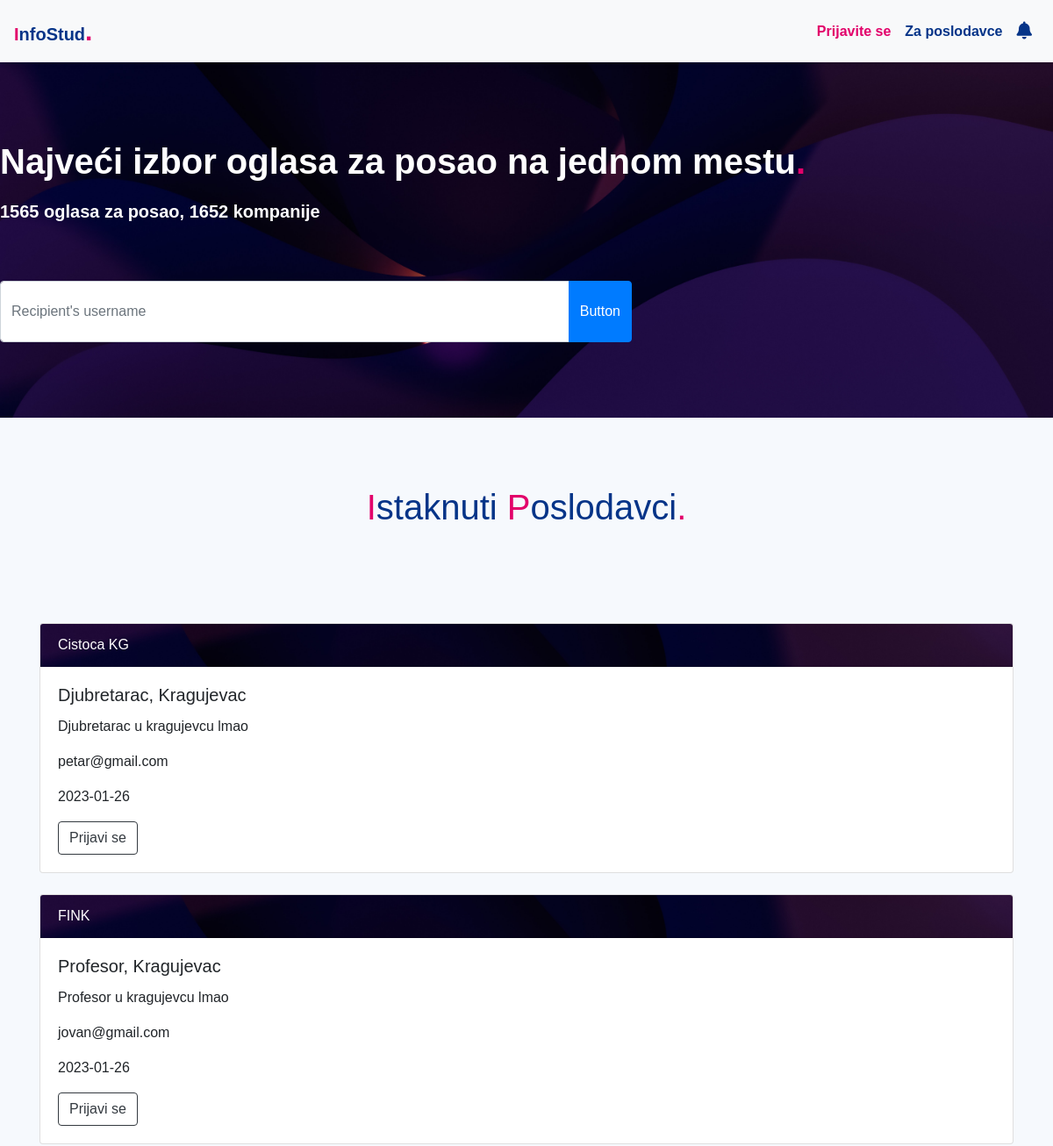
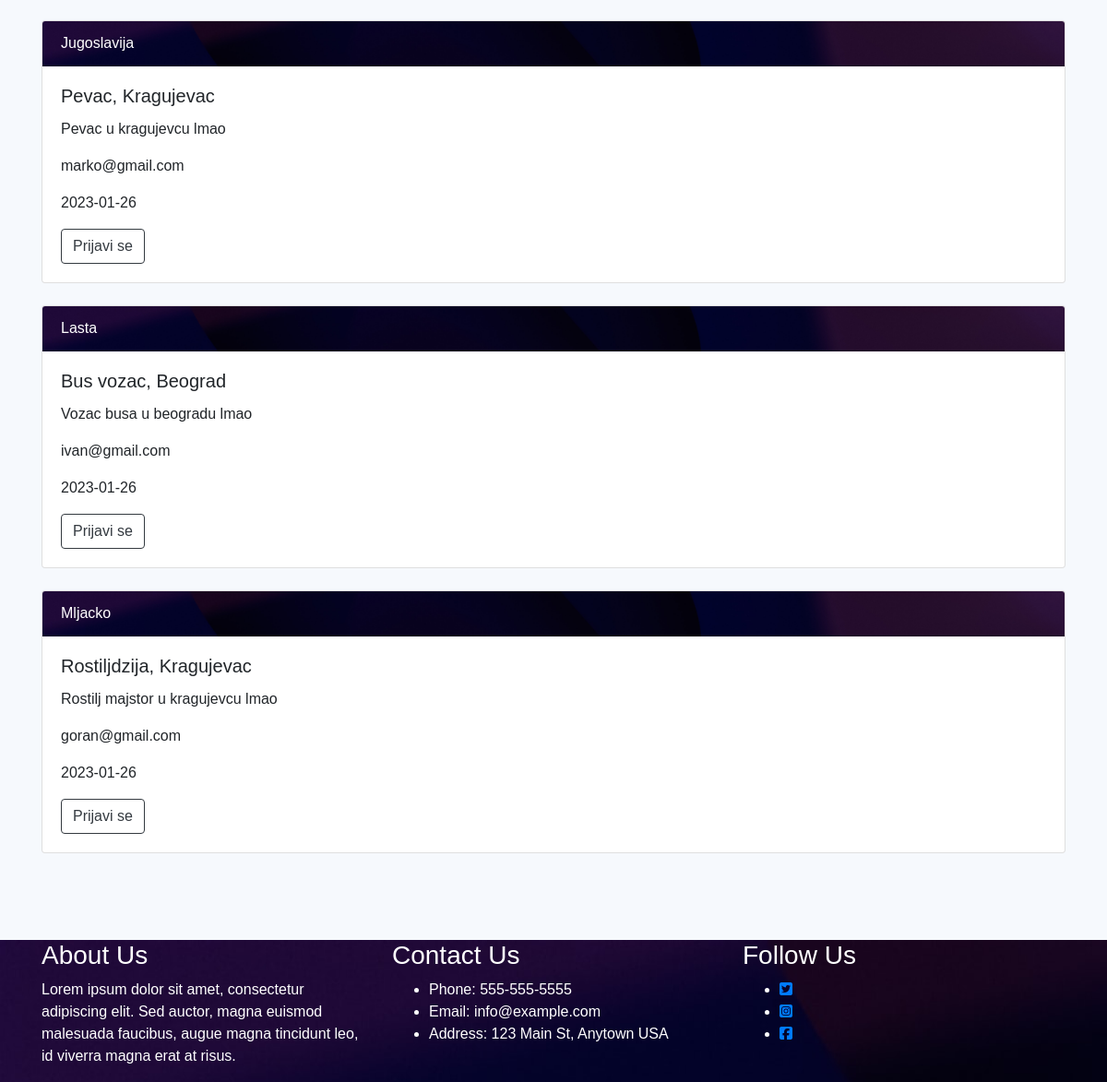
Before: / with the older database file (2 pictures, top to bottom).
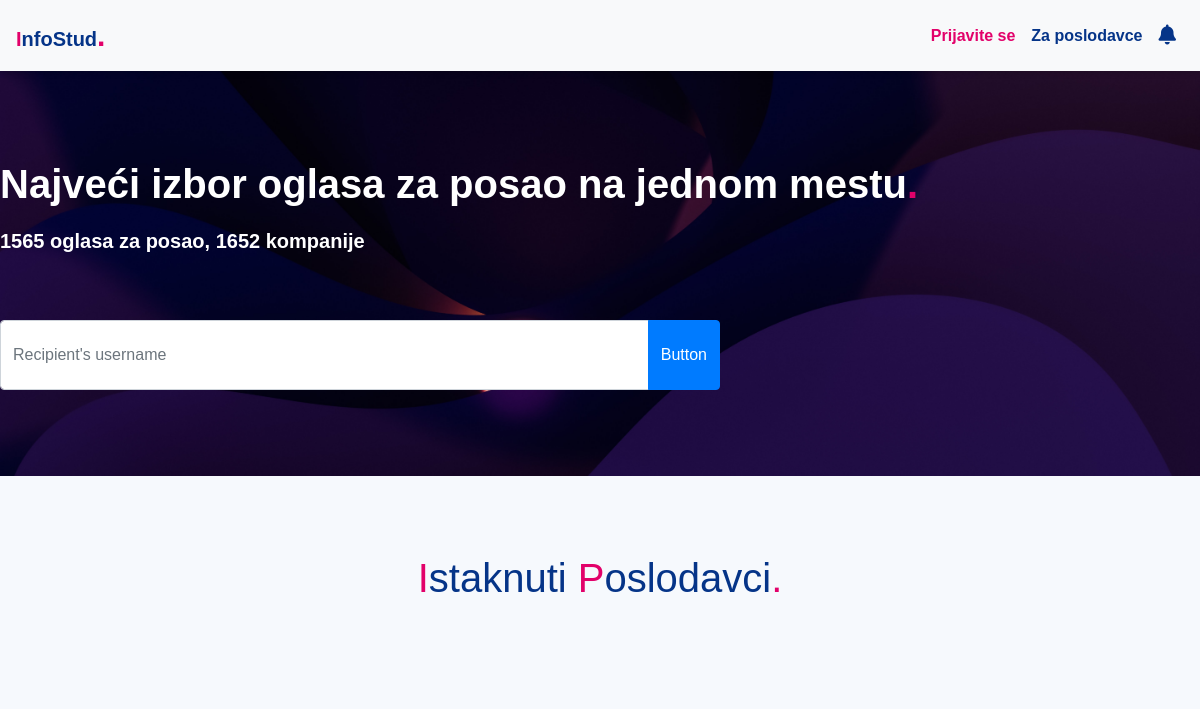
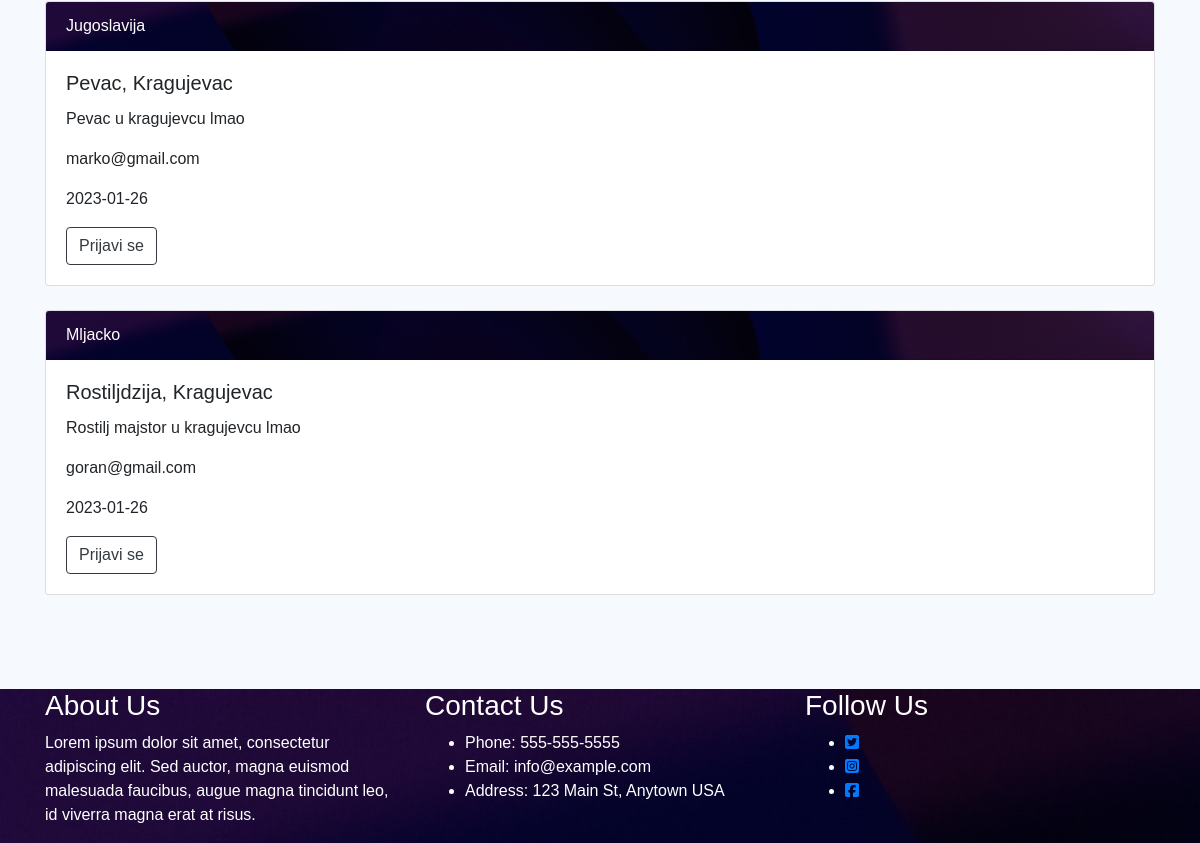
After: the same page with the newer database file (2 pictures, top to bottom).
### tables this page shows
CREATE TABLE IF NOT EXISTS `poslovi` (
  `id` int(3) NOT NULL AUTO_INCREMENT,
  `ime_posla` varchar(40) NOT NULL,
  `oblast_rada` varchar(40) NOT NULL,
  `poslodavac` varchar(40) NOT NULL,
  `email_poslodavca` varchar(40) NOT NULL,
  `grad` varchar(40) NOT NULL,
  `vreme_objave` date NOT NULL,
  `opis` varchar(500) NOT NULL,
  PRIMARY KEY (`id`)
);

### php/database.php (called while the page is built, shortened)
<?php
$host = "localhost";
$user = "root";
$password = "";
$dbname = "projekat";
$mysqli = new mysqli($host, $user, $password, $dbname, "3306");
function getAllDataByQuery($query)
{
    global $mysqli;
    $data = array();
    $result = mysqli_query($mysqli, $query);
    while ($row = mysqli_fetch_assoc($result)) {
        $data[] = $row;
    }
    return $data;
}

### index.php (the view, shortened to what this page needs)
<!DOCTYPE html>
<html>
<head>
  <link rel="stylesheet" href="https://stackpath.bootstrapcdn.com/bootstrap/4.5.2/css/bootstrap.min.css">
  <link rel="stylesheet" href="https://cdnjs.cloudflare.com/ajax/libs/font-awesome/5.15.1/css/all.min.css">
  <link rel="stylesheet" href="https://use.fontawesome.com/releases/v5.15.1/css/all.css">
  <link rel="stylesheet" href="./css/style.css">
</head>
<body id="custom-background">
  <nav class="navbar navbar-expand-lg navbar-light bg-light" style="position: fixed; top: 0; width: 100%; z-index:3;">
    <a class="navbar-brand" href="index.php"><span style="color: #E2016A;">I</span><span style="color: #053488;">nfoStud</span><span style="color: #E2016A; font-size: 30px;">.</span></a>
    <div class="collapse navbar-collapse" id="navbarNav">
      <ul class="navbar-nav ml-auto">
        <li class="nav-item">
          <a class="nav-link" id="za-poslodavce" href="login_form.php" style="color: #E2016A;">Prijavite se</a>
        </li>
        <li class="nav-item">
          <a class="nav-link" id="za-poslodavce" href="#" style="color: #053488;">Za poslodavce</a>
        </li>
        <li class="nav-item">
          <a class="nav-link" id="notifications" href="#" style="color: #053488;"><i class="fas fa-bell fa-lg"></i></a>
        </li>
      </ul>
    </div>
  </nav>
  <section class='top-page' style="background-image: url('./img/background.jpg'); background-size:cover;">
    <div class="container">
      <div class="row">
        <h1>Najveći izbor oglasa za posao na jednom mestu<span>.</span></h1>
      </div>
      <div class="row">
        <p>1565 oglasa za posao, 1652 kompanije</p>
      </div>
      <div class="row">
        <form class="mt-5" action="" method="post">
          <div class="input-group mb-3 d-flex justify-content-center">
            <input type="text" class="form-control" name="criterium" placeholder="Recipient's username" aria-label="Recipient's username" aria-describedby="basic-addon2">
            <div class="input-group-append">
              <button class="btn btn-primary" type="submit">Button</button>
            </div>
          </div>
      </div>
    </div>
  </section>
  <section id="main">
    <div class="container">
      <h1 class="nav-link" id="za-poslodavce" style="color: #053488;"><span style="color: #E2016A;">I</span>staknuti <span style="color: #E2016A;">P</span>oslodavci<span style="color: #E2016A;">.</span></h1>
      <?php
      require_once './php/database.php';
      $input = isset($_POST['criterium']) ? $_POST['criterium'] : "";
      $query = "SELECT * FROM poslovi WHERE CONCAT(poslodavac, ime_posla, grad,oblast_rada, opis, email_poslodavca) LIKE '%$input%'";
      $posao = getAllDataByQuery($query);
      foreach ($posao as $poslovi) {
        echo "<div class='card'>";
        echo "<div class='card-header white-text'>" . $poslovi['poslodavac'] . "</div><div class='card-body'>";
        echo "<h5 class='card-title'>" . $poslovi['ime_posla'] . ", " . $poslovi['grad'] . "</h5>";
        echo "<p class='card-text'>" . $poslovi['opis'] . "</p>";
        echo "<p class='card-text'>" . $poslovi['email_poslodavca'] . "</p>";
        echo "<p class='card-text'>" . $poslovi['vreme_objave'] . "</p>";;
        echo "<a href='./php/notifyp.php' class='btn btn-outline-dark'>Prijavi se</a></div>
        </div><br>";;
      }
      ?>
    </div>
  </section>
  <section id="footer" style="background-image: url('./img/background.jpg'); color:white;">
    <div class="container">
      <div class="row">
        <div class="col-sm-12 col-md-4 color:white">
          <h3>About Us</h3>
          <p>Lorem ipsum dolor sit amet, consectetur adipiscing elit. Sed auctor, magna euismod malesuada faucibus, augue magna tincidunt leo, id viverra magna erat at risus.</p>
        </div>
        <div class="col-sm-12 col-md-4 color:white">
          <h3>Contact Us</h3>
          <ul>
            <li>Phone: 555-555-5555</li>
            <li>Email: info@example.com</li>
            <li>Address: 123 Main St, Anytown USA</li>
          </ul>
        </div>
        <div class="col-sm-12 col-md-4">
          <h3>Follow Us</h3>
          <ul class="social-icons">
            <li><a href="twitter.com"><i class="fab fa-twitter-square color:white"></i></a></li>
            <li><a href="instagram.com"><i class="fab fa-instagram-square color:white"></i></a></li>
            <li><a href="facebook.com"><i class="fab fa-facebook-square color:white"></i></a></li>
          </ul>
        </div>
      </div>
    </div>
  </section>
</body>
</html>

### css/style.css (style rules this page uses)
body { font-family: Arial, sans-serif; }
#custom-background { font-family: Arial, sans-serif; background-image: url("background.jpg") !important; background-size: cover !important; background-position: center !important; background-repeat: no-repeat !important; }
.navbar { box-shadow: 0 3px 5px rgba(0, 0, 0, 0.1); }
.navbar-brand { font-weight: 700; }
.nav-item a { background-color: #f8f9fa; color: #333; padding: 10px 10px 10px 10px; font-size: 16px; font-weight: 600; border: none; cursor: pointer; transition: .3s; }
.nav-item #za-poslodavce { color: #000; }
.nav-item #notifications { color: #000; }
.top-page { background-color: #053488; color: #fff; padding-top: 160px; padding-bottom: 70px; }
.top-page h1 { font-weight: 700; }
.top-page h1 span { color: #E2016A; }
.top-page .container { max-width: 1200px; }
.top-page p { margin-top: 10px; font-weight: 700; font-size: 1.25rem; }
.top-page .row form { display: flex; width: 60%; justify-content: space-between; align-items: center; }
.top-page .row form input, .top-page .row form select { width: 300px; height: 70px; }
#main { padding: 70px 0px; background-color: #F6F9FD; }
#main h1 { text-align: center; margin-bottom: 100px; }
#footer { background-color: #000; }
.fa-bell { font-size: 10px; }
.card-header { background-image: url("../img/background.jpg"); background-size: cover; color: white; }

Changed rows visible on the page:
removed poslovi: poslodavac "Cistoca KG", ime_posla "Djubretarac", grad "Kragujevac", opis "Djubretarac u kragujevcu lmao", email_poslodavca "petar@gmail.com", vreme_objave "2023-01-26"
removed poslovi: poslodavac "FINK", ime_posla "Profesor", grad "Kragujevac", opis "Profesor u kragujevcu lmao", email_poslodavca "jovan@gmail.com", vreme_objave "2023-01-26"
removed poslovi: poslodavac "Lasta", ime_posla "Bus vozac", grad "Beograd", opis "Vozac busa u beogradu lmao", email_poslodavca "ivan@gmail.com", vreme_objave "2023-01-26"
